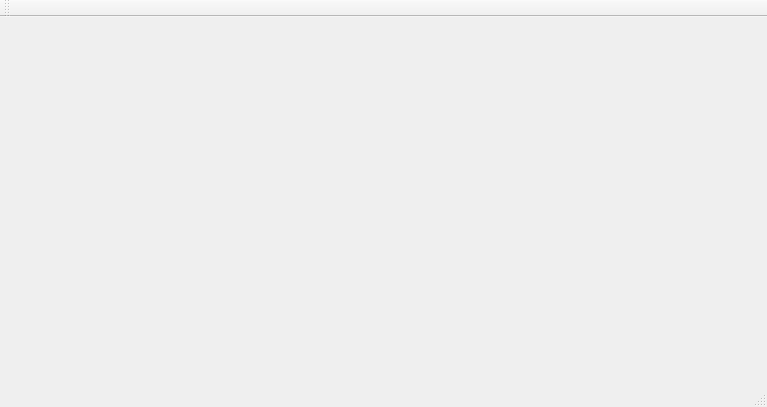
<?xml version="1.0" encoding="UTF-8"?>
<ui version="4.0">
 <class>MainWindow</class>
 <widget class="QMainWindow" name="MainWindow">
  <property name="geometry">
   <rect>
    <x>0</x>
    <y>0</y>
    <width>767</width>
    <height>407</height>
   </rect>
  </property>
  <property name="windowTitle">
   <string>MainWindow</string>
  </property>
  <widget class="QWidget" name="centralWidget"/>
  <widget class="QMenuBar" name="menuBar">
   <property name="geometry">
    <rect>
     <x>0</x>
     <y>0</y>
     <width>767</width>
     <height>23</height>
    </rect>
   </property>
  </widget>
  <widget class="QToolBar" name="mainToolBar">
   <attribute name="toolBarArea">
    <enum>TopToolBarArea</enum>
   </attribute>
   <attribute name="toolBarBreak">
    <bool>false</bool>
   </attribute>
  </widget>
  <widget class="QStatusBar" name="statusBar"/>
 </widget>
 <layoutdefault spacing="6" margin="11"/>
 <resources/>
 <connections/>
</ui>
